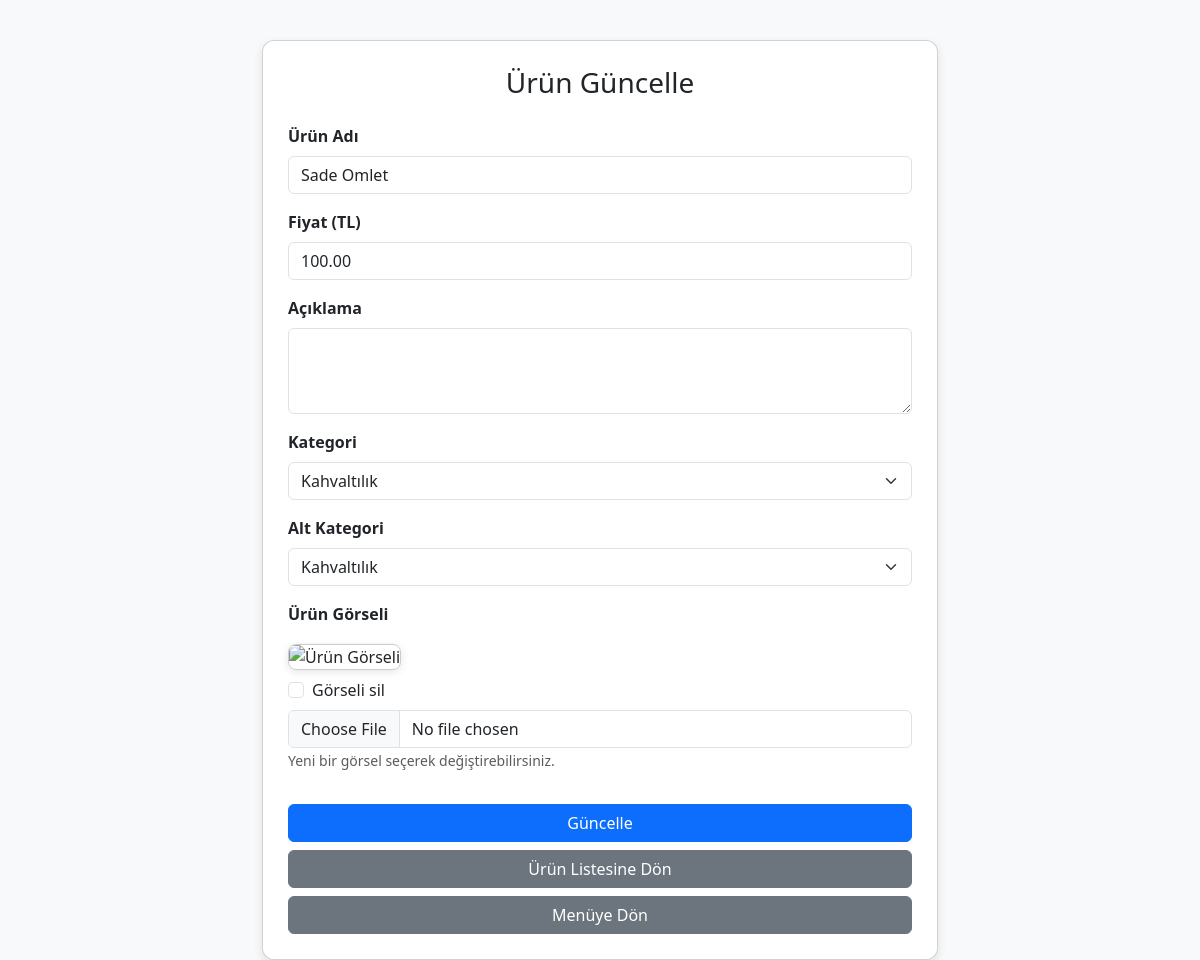
The page /urun_guncelle.php?id=3 (signed in) on the database its author committed.
### tables this page shows
CREATE TABLE `products` (
  `id` int(11) NOT NULL,
  `name` varchar(255) NOT NULL,
  `price` decimal(10,2) NOT NULL,
  `description` text DEFAULT NULL,
  `img` varchar(255) DEFAULT NULL,
  `category_id` int(11) NOT NULL,
  `subcategory_id` int(11) NOT NULL
);

CREATE TABLE `categories` (
  `id` int(11) NOT NULL,
  `name` varchar(255) NOT NULL,
  `order_no` int(11) DEFAULT 0
);

CREATE TABLE `subcategories` (
  `id` int(11) NOT NULL,
  `category_id` int(11) NOT NULL,
  `name` varchar(255) NOT NULL
);

### urun_guncelle.php (the view, shortened to what this page needs)
<?php
include 'db.php';
$id = intval($_GET['id']);
$product = $conn->query("SELECT * FROM products WHERE id = $id")->fetch_assoc();
$categories = $conn->query("SELECT * FROM categories");
$subcategories = $conn->query("SELECT * FROM subcategories");
?>
<!DOCTYPE html>
<html lang="tr">
<head>
    <link href="https://cdn.jsdelivr.net/npm/bootstrap@5.3.0/dist/css/bootstrap.min.css" rel="stylesheet">
</head>
<body>
<div class="container">
    <div class="card">
        <h3 class="text-center mb-4">Ürün Güncelle</h3>
        <form method="POST" enctype="multipart/form-data">
            <div class="mb-3">
                <label class="form-label">Ürün Adı</label>
                <input type="text" name="name" class="form-control" value="<?= htmlspecialchars($product['name']) ?>" required>
            </div>
            <div class="mb-3">
                <label class="form-label">Fiyat (TL)</label>
                <input type="number" step="0.01" name="price" class="form-control" value="<?= $product['price'] ?>" required>
            </div>
            <div class="mb-3">
                <label class="form-label">Açıklama</label>
                <textarea name="description" class="form-control" rows="3"><?= htmlspecialchars($product['description']) ?></textarea>
            </div>
            <div class="mb-3">
                <label class="form-label">Kategori</label>
                <select name="category_id" class="form-select" required>
                    <?php while ($cat = $categories->fetch_assoc()): ?>
                        <option value="<?= $cat['id'] ?>" <?= ($cat['id'] == $product['category_id']) ? 'selected' : '' ?>>
                            <?= htmlspecialchars($cat['name']) ?>
                        </option>
                    <?php endwhile; ?>
                </select>
            </div>
            <div class="mb-3">
                <label class="form-label">Alt Kategori</label>
                <select name="subcategory_id" class="form-select" required>
                    <?php
                    $subcategories->data_seek(0);
                    while ($sub = $subcategories->fetch_assoc()):
                    ?>
                        <option value="<?= $sub['id'] ?>" <?= ($sub['id'] == $product['subcategory_id']) ? 'selected' : '' ?>>
                            <?= htmlspecialchars($sub['name']) ?>
                        </option>
                    <?php endwhile; ?>
                </select>
            </div>
            <div class="mb-3">
                <label class="form-label">Ürün Görseli</label><br>
                <?php
                $image_path = 'uploads/default.png';
                ?>
                <img src="<?= $image_path ?>" alt="Ürün Görseli" class="preview">
                <div class="form-check mt-2">
                    <input class="form-check-input" type="checkbox" name="delete_image" id="delete_image">
                    <label class="form-check-label" for="delete_image">Görseli sil</label>
                </div>
                <input type="file" name="img" class="form-control mt-2">
                <small class="text-muted">Yeni bir görsel seçerek değiştirebilirsiniz.</small>
            </div>
            <button type="submit" class="btn btn-primary w-100 mt-3">Güncelle</button>
            <a href="urunler.php" class="btn btn-secondary w-100 mt-2">Ürün Listesine Dön</a>
            <a href="menu.php" class="btn btn-secondary w-100 mt-2">Menüye Dön</a>
        </form>
    </div>
</div>
</body>
</html>

### urun_guncelle.php (style rules this page uses)
body { background-color: #f8f9fa; }
.container { margin-top: 40px; max-width: 700px; }
.card { padding: 25px; border-radius: 12px; box-shadow: 0px 4px 10px rgba(0, 0, 0, 0.1); }
.preview { max-width: 300px; max-height: 200px; object-fit: cover; margin-top: 10px; border: 1px solid #ccc; border-radius: 8px; box-shadow: 0 2px 8px rgba(0,0,0,0.1); }
.form-label { font-weight: 600; }

### rows shown on the page
products: name "Sade Omlet", price "100.00", category_id "Kahvaltılık", subcategory_id "Kahvaltılık"
